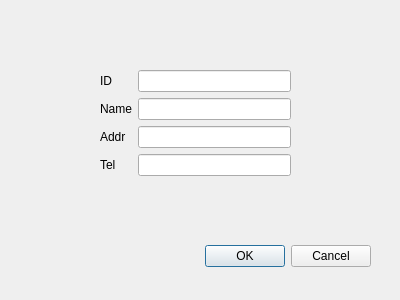
<?xml version="1.0" encoding="UTF-8"?>
<ui version="4.0">
 <class>ClerksDialog</class>
 <widget class="QDialog" name="ClerksDialog">
  <property name="geometry">
   <rect>
    <x>0</x>
    <y>0</y>
    <width>400</width>
    <height>300</height>
   </rect>
  </property>
  <property name="windowTitle">
   <string>ClerkIDQuery</string>
  </property>
  <widget class="QDialogButtonBox" name="buttonBox">
   <property name="geometry">
    <rect>
     <x>30</x>
     <y>240</y>
     <width>341</width>
     <height>32</height>
    </rect>
   </property>
   <property name="orientation">
    <enum>Qt::Horizontal</enum>
   </property>
   <property name="standardButtons">
    <set>QDialogButtonBox::Cancel|QDialogButtonBox::Ok</set>
   </property>
  </widget>
  <widget class="QWidget" name="formLayoutWidget">
   <property name="geometry">
    <rect>
     <x>100</x>
     <y>70</y>
     <width>191</width>
     <height>131</height>
    </rect>
   </property>
   <layout class="QFormLayout" name="formLayout">
    <item row="0" column="0">
     <widget class="QLabel" name="label">
      <property name="text">
       <string>ID</string>
      </property>
     </widget>
    </item>
    <item row="1" column="0">
     <widget class="QLabel" name="label_2">
      <property name="text">
       <string>Name</string>
      </property>
     </widget>
    </item>
    <item row="1" column="1">
     <widget class="QLineEdit" name="lineEdit_clerkName"/>
    </item>
    <item row="2" column="0">
     <widget class="QLabel" name="label_3">
      <property name="text">
       <string>Addr</string>
      </property>
     </widget>
    </item>
    <item row="2" column="1">
     <widget class="QLineEdit" name="lineEdit_clerkAddr"/>
    </item>
    <item row="3" column="0">
     <widget class="QLabel" name="label_4">
      <property name="text">
       <string>Tel</string>
      </property>
     </widget>
    </item>
    <item row="3" column="1">
     <widget class="QLineEdit" name="lineEdit_clerkTel"/>
    </item>
    <item row="0" column="1">
     <widget class="QLineEdit" name="lineEdit_clerkID"/>
    </item>
   </layout>
  </widget>
 </widget>
 <resources/>
 <connections>
  <connection>
   <sender>buttonBox</sender>
   <signal>accepted()</signal>
   <receiver>ClerksDialog</receiver>
   <slot>accept()</slot>
   <hints>
    <hint type="sourcelabel">
     <x>248</x>
     <y>254</y>
    </hint>
    <hint type="destinationlabel">
     <x>157</x>
     <y>274</y>
    </hint>
   </hints>
  </connection>
  <connection>
   <sender>buttonBox</sender>
   <signal>rejected()</signal>
   <receiver>ClerksDialog</receiver>
   <slot>reject()</slot>
   <hints>
    <hint type="sourcelabel">
     <x>316</x>
     <y>260</y>
    </hint>
    <hint type="destinationlabel">
     <x>286</x>
     <y>274</y>
    </hint>
   </hints>
  </connection>
 </connections>
</ui>
